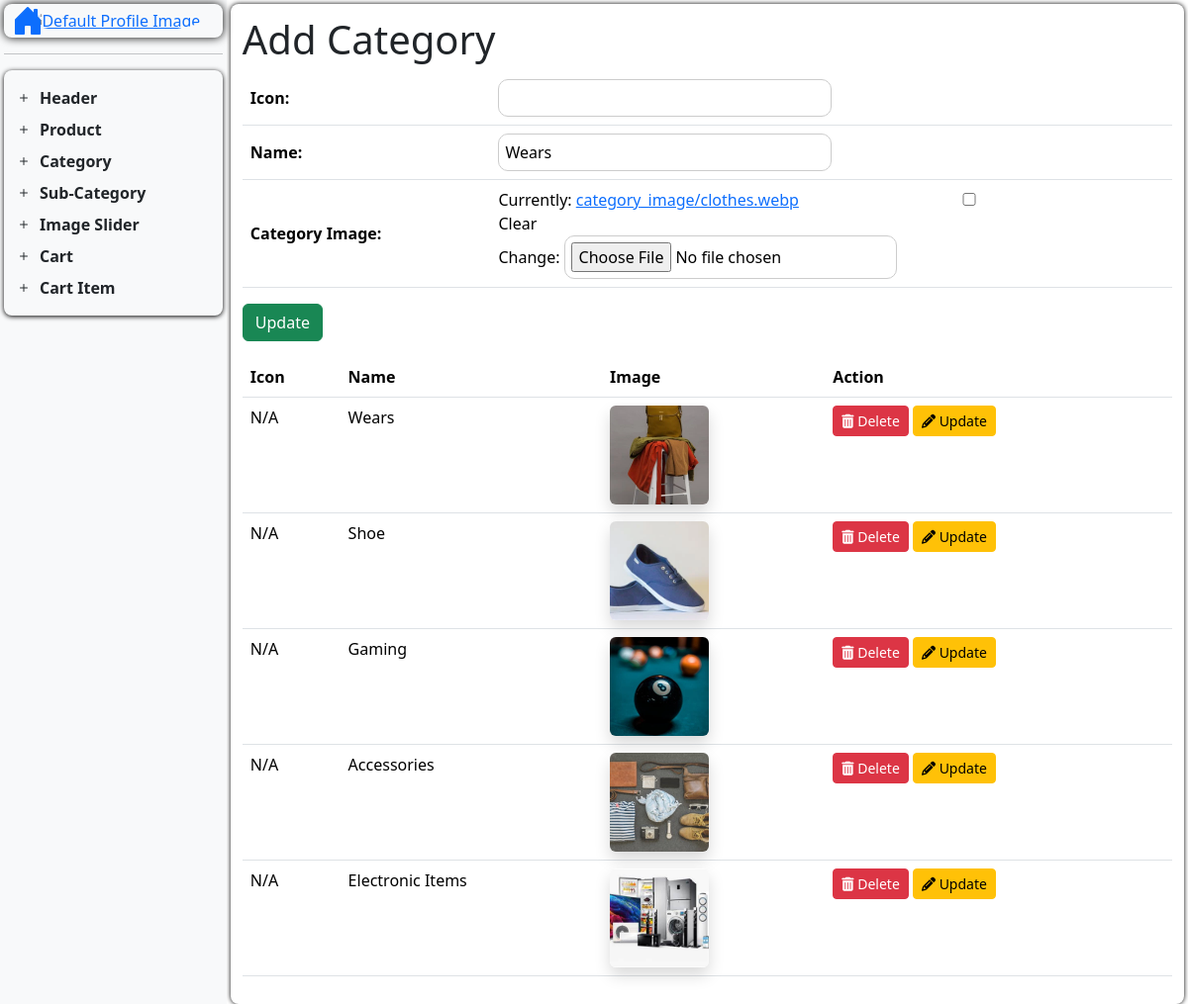
The page /dashboard/update-category/28 on the database its author committed.
### nep_app/models.py (models this page shows, shortened)
class CategoryModel(models.Model):
    category_icon = models.CharField(max_length=200, default="", blank=True)
    category_name = models.CharField(max_length=200, default="", unique=True)
    category_image = models.ImageField(
        upload_to="category_image/", default="", blank=True
    )

### nep_app/views.py (the view)
# urls.py: path('dashboard/update-category/<int:id>', update_category, name='update_category'),
def update_category(request, id):
    return handle_update(
        request=request,
        id=id,
        model=CategoryModel,
        formname=CategoryForm,
        redirect_url='add_category',
        template_url="Dashboard/D_Content/add_category.html",
        action_url="update_category"
    )

### nep_app/forms.py
class CategoryForm(forms.ModelForm):
    class Meta:
        model = CategoryModel
        fields = "__all__"

### handler/ViewHandler.py (called while the page is built)
def handle_update(
    request,
    id,
    model,
    formname,
    redirect_url,
    template_url,
    action_url
):
    data = get_object_or_404(model, id=id)
    if request.method == 'POST':
        form = formname(request.POST, request.FILES, instance=data)
        if form.is_valid():
            form.save()
            return redirect(redirect_url)
    else:
        form = formname(instance=data)
    context = {
        "form": form,
        "data": model.objects.order_by('-id'),
        'action_url': reverse(action_url, args=[id]),
    }
    return render(request, template_url, context)

### templates/Dashboard/D_Content/add_category.html (shortened to what this page needs)
{% extends "Dashboard/dashboard.html" %}
{% load static %}
{% block add_category %}
<h1>Add Category</h1>
<table class="table bg-white">
    <tr>
        <th class="align-middle"><label for="category_icon">Icon: </label></th>
        <td>{{ form.category_icon|default:"N/A" }}</td>
    </tr>
    <tr>
        <th class="align-middle"><label for="category_name">Name: </label></th>
        <td>{{ form.category_name|default:"N/A" }}</td>
    </tr>
    <tr>
        <th class="align-middle"><label for="category_image">Category Image: </label></th>
        <td>{{form.category_image}}</td>
    </tr>
</table>
<button type="submit" name="submit" class="btn btn-success">
    {% if form.instance.id %} Update {% else %} Save {% endif %}
</button>
<div>
    <table class="table bg-white mt-3">
        <thead>
            <tr>
                <th>Icon</th>
                <th>Name</th>
                <th>Image</th>
                <th>Action</th>
            </tr>
        </thead>
        <tbody>
            {% for category in data %}
            {% if category %}
            <tr>
                <td>
                    {% if category.category_icon %}
                    {{ category.category_icon|default:"N/A" }} [<i class="{{ category.category_icon }}"></i>]
                    {% else %}
                    <p>N/A</p>
                    {% endif %}
                </td>
                <td>{{ category.category_name|default:"N/A" }}</td>
                <td class="align-middle">
                    {% if category.category_image and category.category_image.url %}
                    <img src="{{ category.category_image.url }}" alt="Category Image" class="img-fluid rounded shadow"
                        style="width: 100px; height: 100px; object-fit: cover;">
                    {% else %}
                    <img src="{% static 'images/default_image.png' %}" alt="Default Image"
                        class="img-fluid rounded shadow" style="width: 100px; height: 100px; object-fit: cover;">
                    {% endif %}
                </td>
                <td>
                    <a href="{% url 'del_category' category.id %}" class="btn btn-danger btn-sm"><i
                            class="fas fa-trash-alt"></i> Delete</a>
                    <a href="{% url 'update_category' category.id %}" class="btn btn-warning btn-sm"><i
                            class="fas fa-pencil"></i> Update</a>
                </td>
            </tr>
            {% else %}
            <tr>
                <td colspan="4" class="text-center">No category found.</td>
            </tr>
            {% endif %}
            {% endfor %}
        </tbody>
    </table>
</div>
{% endblock %}

### templates/Dashboard/dashboard.html (style rules this page uses)
* { margin: 0; padding: 0; max-width: 100%; box-sizing: border-box; }
input, select { width: 50%; padding: 6px; border: 1px solid #ccc; border-radius: 10px; }

### rows shown on the page
CategoryModel: category_name "Wears", shows "N/A", category_image (picture)
CategoryModel: category_icon "N/A", category_name "Shoe", category_image (picture)
CategoryModel: category_icon "N/A", category_name "Gaming", category_image (picture)
CategoryModel: category_icon "N/A", category_name "Accessories", category_image (picture)
CategoryModel: category_icon "N/A", category_name "Electronic Items", category_image (picture)
